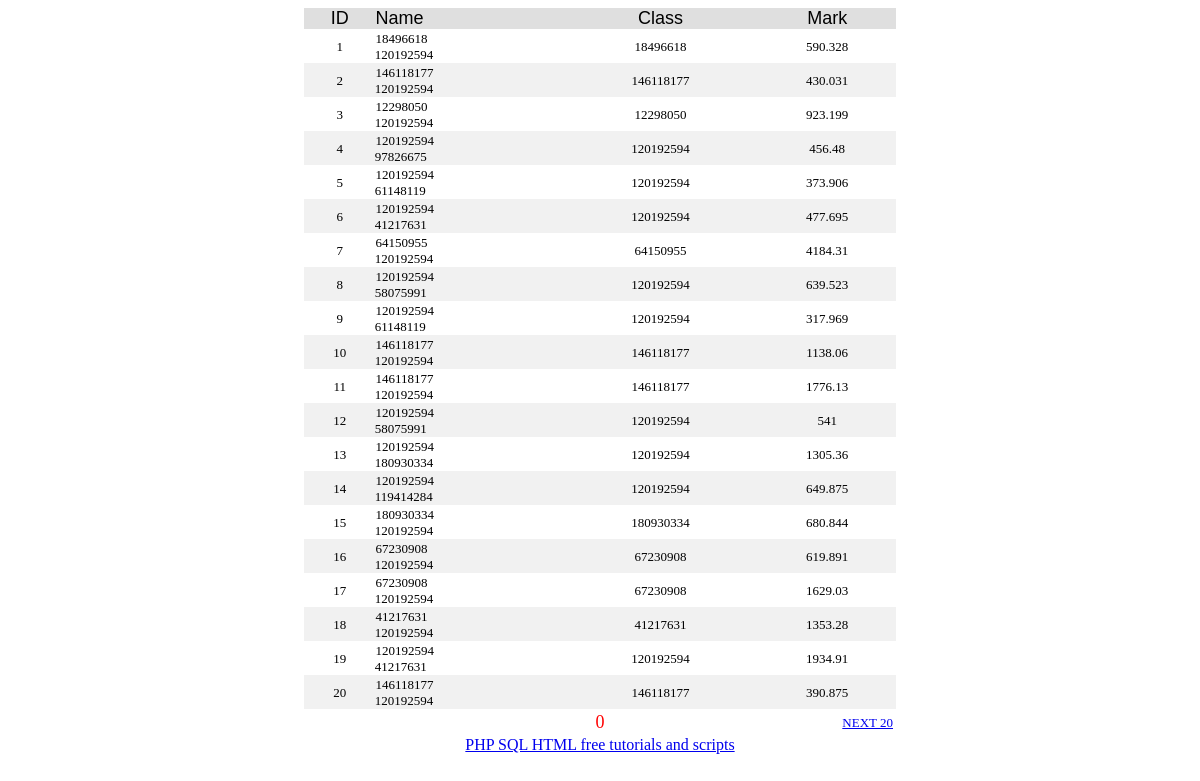
Before: / with the older database file.
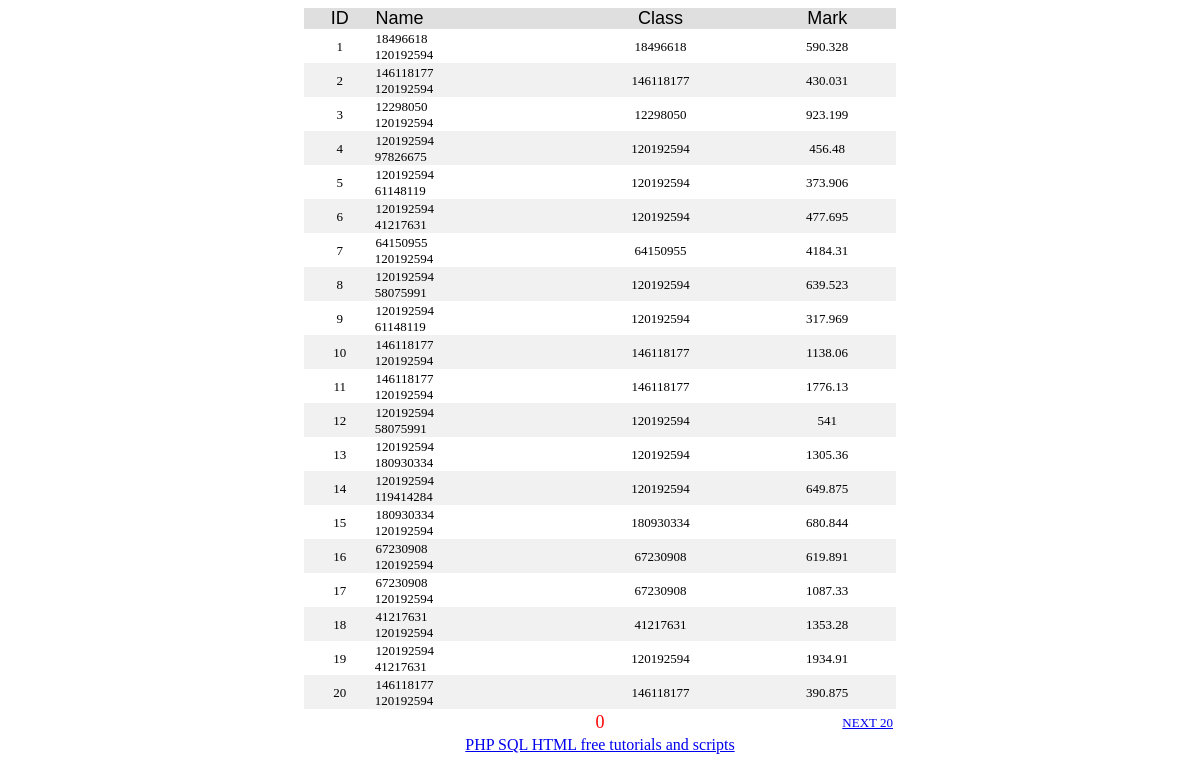
After: the same page with the newer database file.
### tables this page shows
CREATE TABLE `records` (
  `id` int(11) NOT NULL AUTO_INCREMENT,
  `playerid` int(11) DEFAULT NULL,
  `partnerid` int(11) DEFAULT NULL,
  `time` float DEFAULT NULL,
  `finishes` int(11) DEFAULT NULL,
  `tries` int(11) DEFAULT NULL,
  `cp1` float DEFAULT NULL,
  `cp2` float DEFAULT NULL,
  `cp3` float DEFAULT NULL,
  `cp4` float DEFAULT NULL,
  `cp5` float DEFAULT NULL,
  `cp6` float DEFAULT NULL,
  `cp7` float DEFAULT NULL,
  `cp8` float DEFAULT NULL,
  `cp9` float DEFAULT NULL,
  `cp10` float DEFAULT NULL,
  `map` varchar(192) DEFAULT NULL,
  `date` int(11) DEFAULT NULL,
  PRIMARY KEY (`id`)
);

### web/index.php (the view, shortened to what this page needs)
<!doctype html public "-//w3c//dtd html 3.2//en">
<html>
<head>
</head>
<body >
<?Php
require "config.php";
$page_name="php_paging.php";
$start=$_GET['start'];
if(!($start > 0))
{
	$start = 0;
}
$eu = ($start -0);
$limit = 20;
$nume = $dbo->query("SELECT COUNT(id) FROM records")->fetchColumn();
$num = $eu + 1;
$bgcolor="#f1f1f1";
echo "<TABLE width=50% align=center cellpadding=0 cellspacing=0> <tr>";
echo "<td align=center bgcolor='dfdfdf' >&nbsp;<font face='arial, verdana, helvetica' color='#000000' size='4'>ID</font></td>";
echo "<td align=left bgcolor='dfdfdf'>&nbsp;<font face='arial, verdana, helvetica' color='#000000' size='4'>Name</font></td>";
echo "<td align=center bgcolor='dfdfdf'>&nbsp;<font face='arial, verdana, helvetica' color='#000000' size='4'>Class</font></td>";
echo "<td align=center bgcolor='dfdfdf'>&nbsp;<font face='arial, verdana, helvetica' color='#000000' size='4'>Mark</font></td></tr>";
$sql=" SELECT * FROM records limit $eu, $limit ";
foreach ($dbo->query($sql) as $noticia)
{
	if($bgcolor=='#f1f1f1')
	{
		$bgcolor='#ffffff';
	}
	else
	{
		$bgcolor='#f1f1f1';
	}
	echo "<tr >";
	echo "<td align=center bgcolor=$bgcolor id='title'>&nbsp;<font face='Verdana' size='2'>$num</font></td>";
	$num++;
	echo "<td align=left bgcolor=$bgcolor id='title'>&nbsp;<font face='Verdana' size='2'>$noticia[playerid]<br>&nbsp;$noticia[partnerid]</font></td>";
	echo "<td align=center bgcolor=$bgcolor id='title'>&nbsp;<font face='Verdana' size='2'>$noticia[playerid]</font></td>";
	echo "<td align=center bgcolor=$bgcolor id='title'>&nbsp;<font face='Verdana' size='2'>$noticia[time]</font></td>";
	echo "</tr>";
}
echo "</table>";
$p_limit=20;
$p_f=$_GET['p_f'];
if(!($p_f > 0))
{
	$p_f = 0;
}
$p_fwd=$p_f+$p_limit;
echo "<table align = 'center' width='50%'><tr><td  align='left' width='20%'>";
echo "</td><td  align='left' width='10%'>";
echo "</td><td align=center width='30%'>";
for($i=$p_f;$i < $nume and $i<($p_f+$p_limit);$i=$i+$limit)
{
	if($i <> $eu)
	{
		$i2=$i+$p_f;
		echo " <a href='$page_name?start=$i&p_f=$p_f'><font face='Verdana' size='2'>$i</font></a> ";
	}
	else
	{
		echo "<font face='Verdana' size='4' color=red>$i</font>";
	}
}
echo "</td><td  align='right' width='10%'>";
echo "</td><td  align='right' width='20%'>";
if($p_fwd < $nume)
{
	print "<a href='$page_name?start=$p_fwd&p_f=$p_fwd'><font face='Verdana' size='2'>NEXT $p_limit</font></a>";
}
echo "</td></tr></table>";
?>
<center><a href='http://www.plus2net.com' rel="nofollow">PHP SQL HTML free tutorials and scripts</a></center>
</body>
</html>

Changed rows visible on the page:
changed records (number 17 of 20 on the later page): time "1629.03" → "1087.33"
